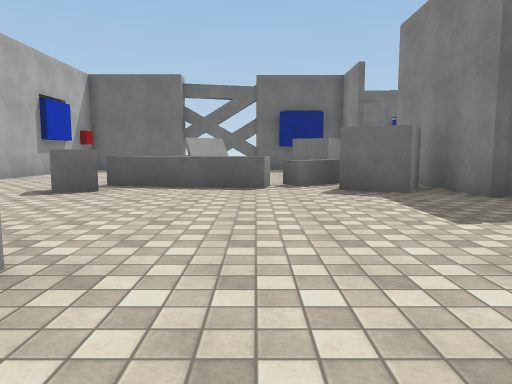
[1] (above)

24 first-person views from a walk through a 3-D level made in the Unity game engine. The camera is 1.3 m above the floor, tilts 6° down and sees 70° across. The floor is counted in squares, 2 m on a side. Each view is taken from the middle of a square. On the plan, view 1 faces up. The plan holds only what a view shows up to about 11 squares ahead; the rest is blank. The place goes on beyond the plan. The player character is not drawn. Surface patterns are stand-ins for the level's own textures.

[2]
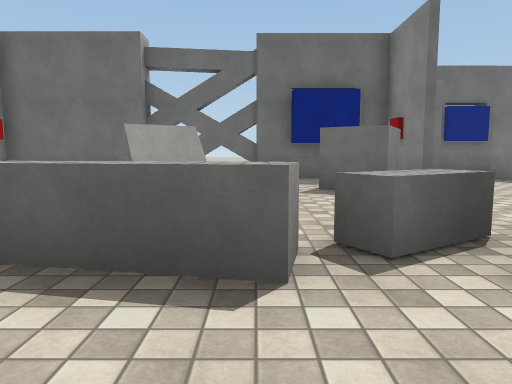

[3]
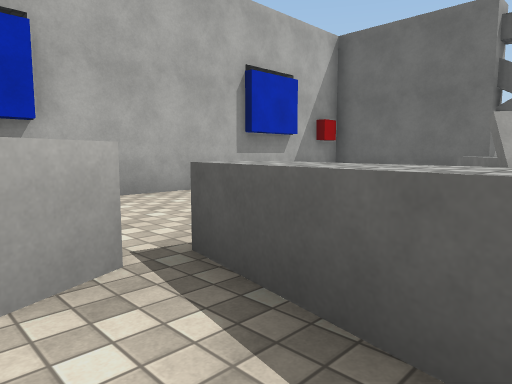

[4]
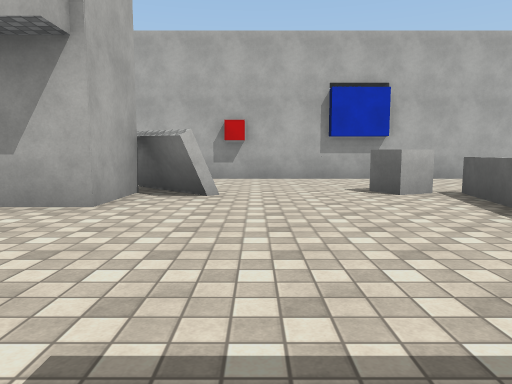

[5]
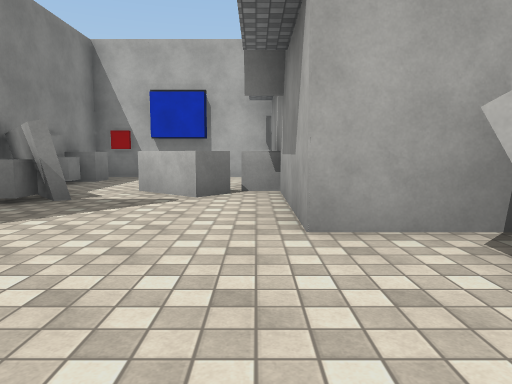

[6]
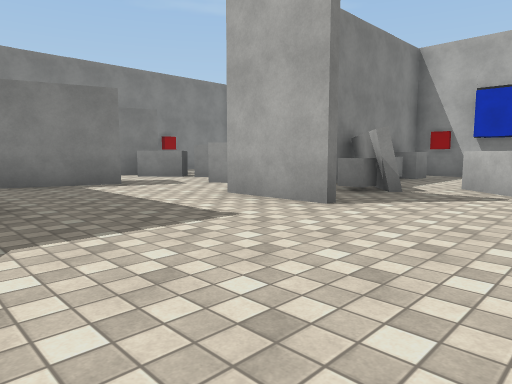

[7]
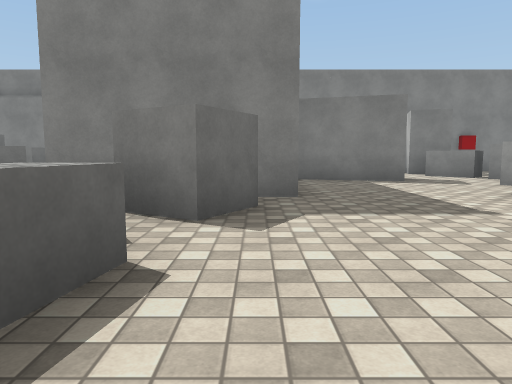

[8]
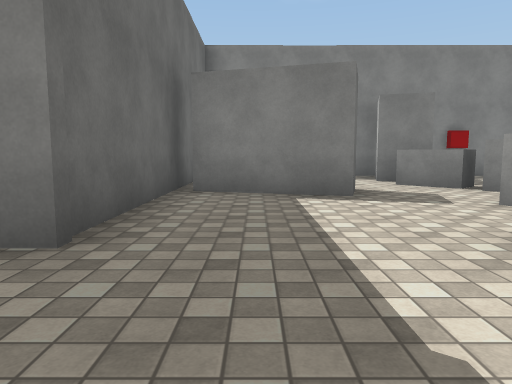

[9]
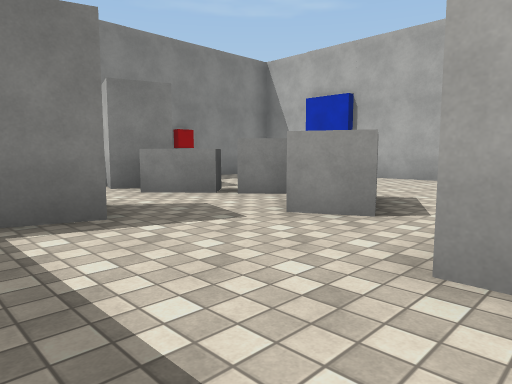

[10]
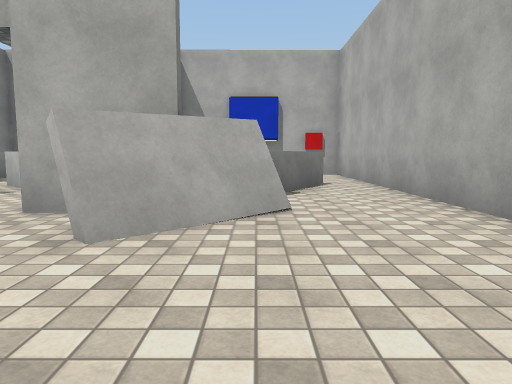

[11]
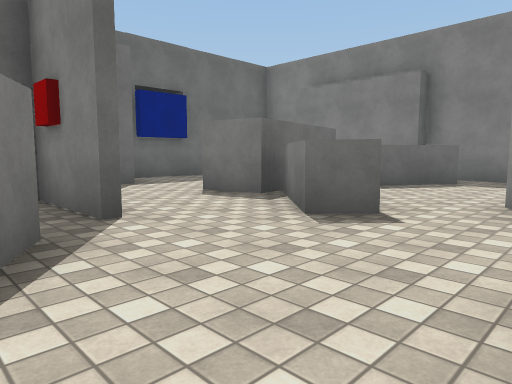

[12]
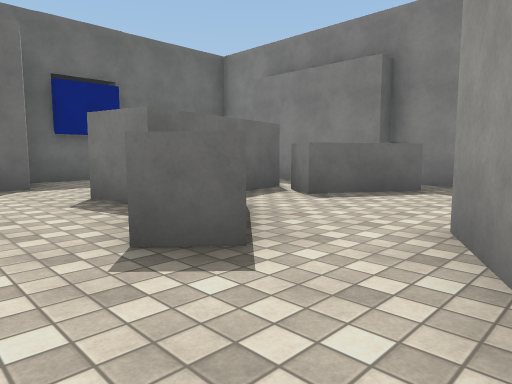

[13]
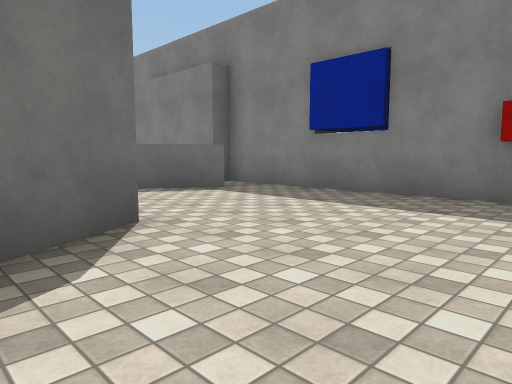

[14]
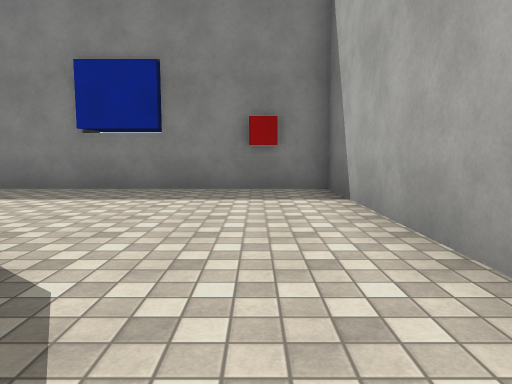

[15]
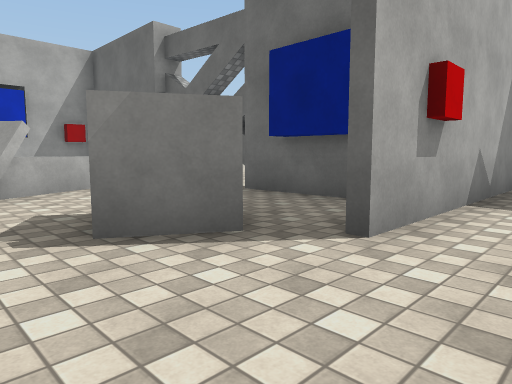

[16]
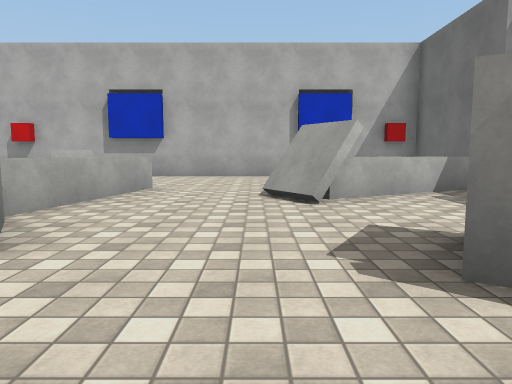

[17]
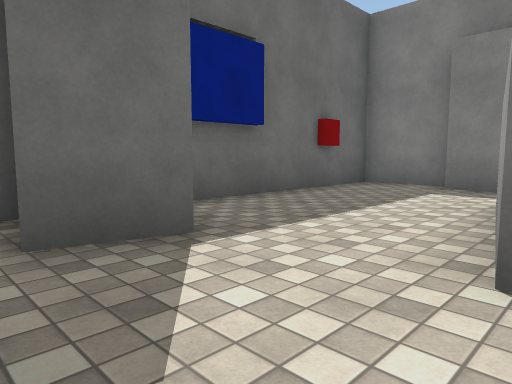

[18]
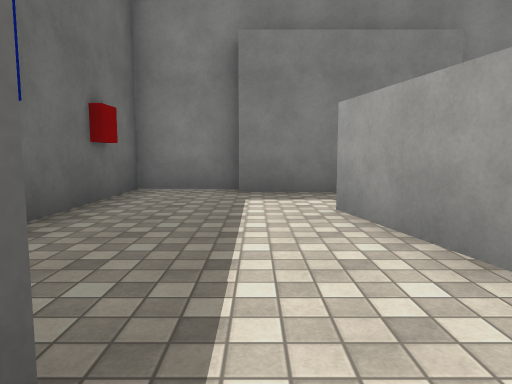

[19]
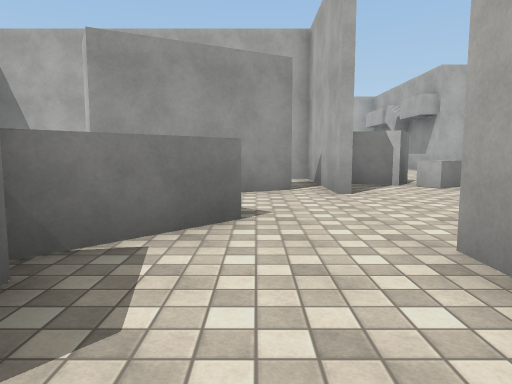

[20]
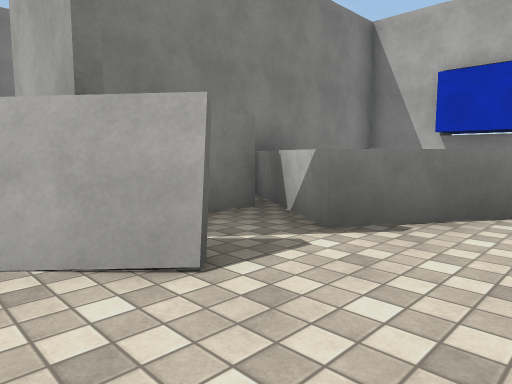

[21]
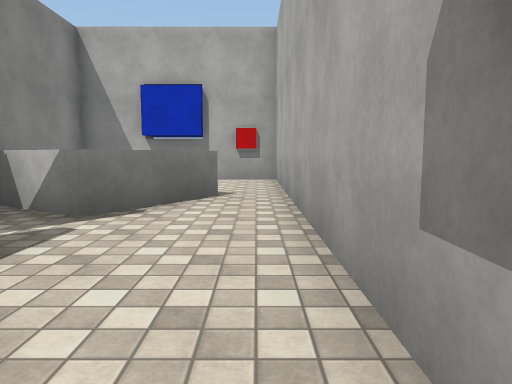

[22]
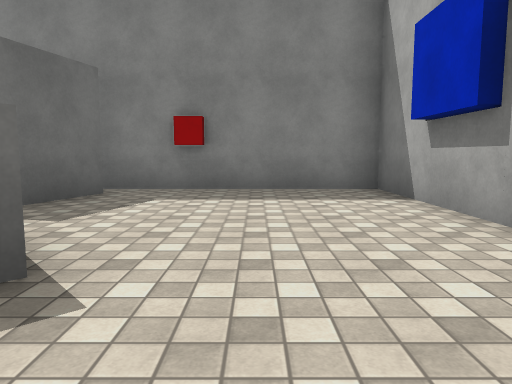

[23]
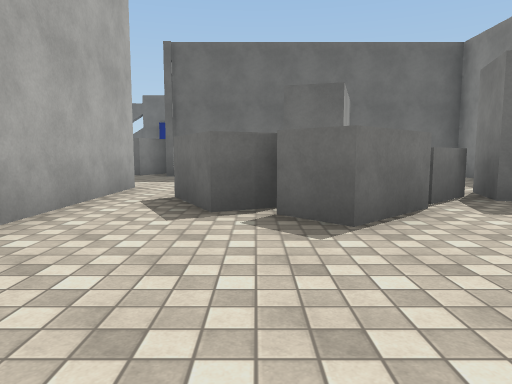

[24]
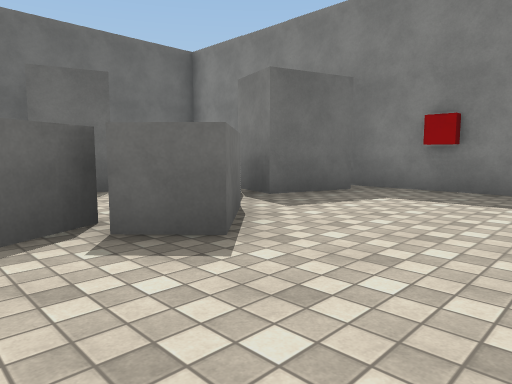

### Floor plan
Key: @ floor where view 1 was taken; # wall or solid block; x gap in a wall; . floor; ^ raised ledge; C cube; B block; T thing the floor can be seen under or through; R red cube.
Columns run from 7 left of view 1 to 12 right of it. Each row starts with its distance up from view 1.
 18           ##########
 17           #.##.....#
 16           #.......##
 15 ##### x####....##.#
 14 #   ^.....#...###.
 13 #   ^^....#...#.## #
 12 #    ^..CCC..##..###
 11 #    ##..C...#.....#
 10 #..................#
  9 #.........#.###....#
  8 #...^^..BB#.#......#
  7 #...C^^^BCC........#
  6 #...C....CC. ......#
  5 #.........##########
  4 #.............#
  3 #...#.........#
  2 #..###...##...##..
  1 #...CC....#.B..BB###
  0 #..^CC.@.CC.BB.B.###
 -1 #.^ ^^#^TT#..BBB...#
 -2 #.^  ^^ T #...B....#
 -3 #..  #^  .BC.......#
 -4 #..  #   .C .......#
 -5 #R.  #####R  ......#
 -6   ###        #######

Positions as (right, up) in squares from view 1, and headings:
1: (0, 0), facing up
2: (0, 5), facing up
3: (-1, 6), facing up-left
4: (3, 4), facing left
5: (-1, 5), facing down
6: (-1, 6), facing down-right
7: (-2, 6), facing right
8: (1, 4), facing right
9: (3, 4), facing down-right
10: (-4, 6), facing down
11: (2, 9), facing up-right
12: (4, 9), facing up-right
13: (6, 6), facing up-right
14: (5, 7), facing right
15: (5, 10), facing up-left
16: (4, 10), facing left
17: (4, 14), facing up-right
18: (5, 16), facing right
19: (5, 15), facing down
20: (-6, 3), facing down-right
21: (-6, 4), facing down
22: (5, -3), facing right
23: (6, -5), facing up
24: (5, -4), facing up-right
